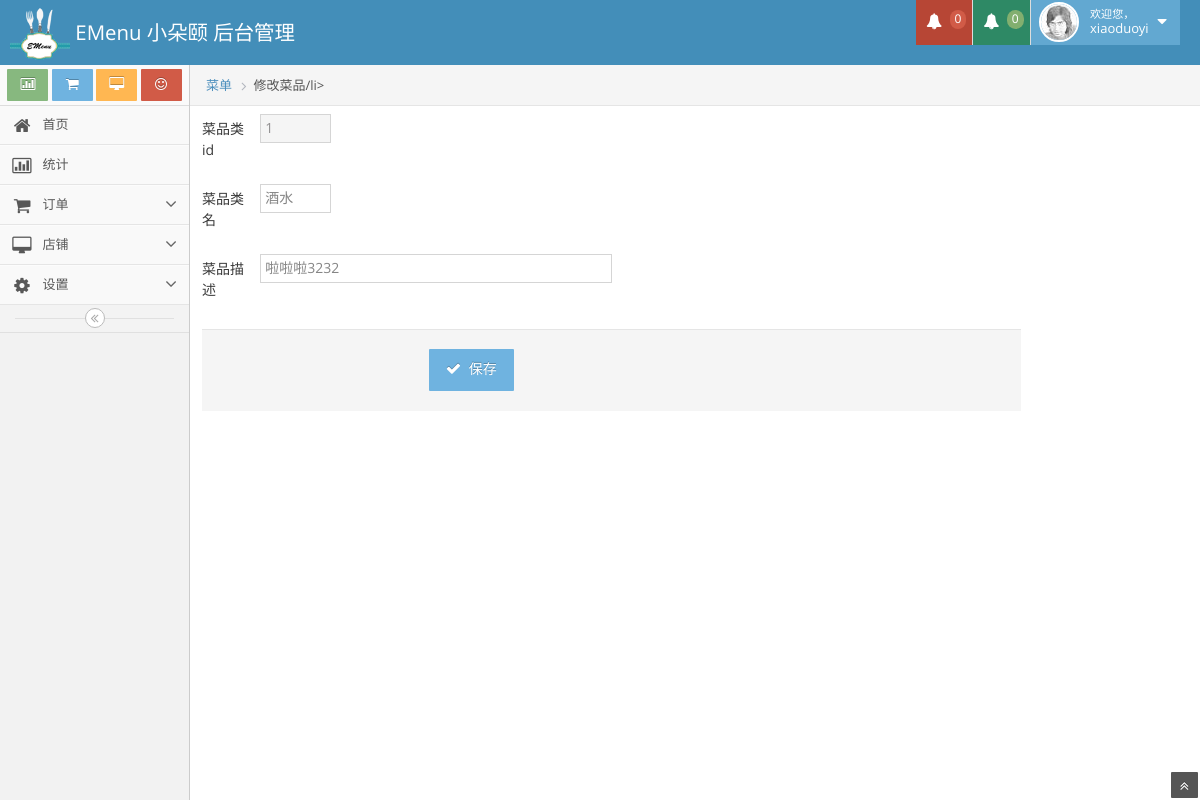
Screenshot of /index.php/WebPage/categoryedit?categoryid=1 (signed in) with the database file from the repository.
### tables this page shows
CREATE TABLE IF NOT EXISTS `restaurant` (
  `restaurant_id` int(11) NOT NULL AUTO_INCREMENT COMMENT '餐厅id',
  `name` varchar(50) NOT NULL COMMENT '餐厅名',
  `address` varchar(200) NOT NULL COMMENT '地址',
  `phone` varchar(15) NOT NULL COMMENT '电话',
  `description` text NOT NULL COMMENT '描述',
  `type` varchar(50) NOT NULL COMMENT '类型',
  `account_id` int(11) NOT NULL COMMENT '用户id',
  `menu_id` int(11) NOT NULL COMMENT '菜单id',
  `picture_id` int(11) NOT NULL COMMENT '图片id',
  PRIMARY KEY (`restaurant_id`),
  KEY `menu_id` (`menu_id`)
);

CREATE TABLE IF NOT EXISTS `account` (
  `account_id` int(11) NOT NULL AUTO_INCREMENT COMMENT '用户id',
  `username` varchar(20) NOT NULL COMMENT '用户名',
  `password` varchar(20) NOT NULL COMMENT '密码',
  `email` varchar(40) NOT NULL COMMENT '邮箱',
  `question` varchar(50) NOT NULL COMMENT '问题',
  `answer` varchar(50) NOT NULL COMMENT '答案',
  `status` varchar(20) NOT NULL COMMENT '状态',
  `restaurant_id` int(11) NOT NULL COMMENT '餐厅id',
  PRIMARY KEY (`account_id`)
);

CREATE TABLE IF NOT EXISTS `category` (
  `category_id` int(11) NOT NULL AUTO_INCREMENT COMMENT '菜品类id',
  `name` varchar(20) NOT NULL COMMENT '菜品类名',
  `description` text NOT NULL COMMENT '描述',
  `menu_id` int(11) NOT NULL COMMENT '菜单id',
  PRIMARY KEY (`category_id`),
  KEY `menu_id` (`menu_id`)
);

### application/controllers/WebPage.php (called while the page is built, shortened)
<?php
class WebPage extends base{
	public function __construct()
	{
		$this->load->model('Management_Model');
	}
	function categoryedit()
	{
		$this->load->view('categoryedit');
	}
}

### index.php (called while the page is built, shortened)
<?php
require_once BASEPATH.'core/CodeIgniter.php';

### application/models/management_model.php (called while the page is built, shortened)
<?php
class Management_Model extends CI_Model
{
	function select_row($id,$table)
	{
		if($table == "qrcode")
		{
			$idname = "qrcode_data";
		}
		else
		{
			$idname = $table."_id";
		}
		$this->db->where($idname,$id);
		$this->db->select('*');
		$arr = $this->db->get($table);
		return $arr;
	}
}

### application/views/categoryedit.php (the view, shortened to what this page needs)
<!DOCTYPE html>
<html xmlns="http://www.w3.org/1999/xhtml">
    <?php include ('head.php'); ?>
    <body>
        <?php
            include ('navbar.php');
        ?>
        <div class="main-container" id="main-container">
            <div class="main-container-inner">
                <?php
                    include ('sidebar.php');
                ?>
                <div class="main-content">
                    <div class="breadcrumbs" id="breadcrumbs">
                        <ul class="breadcrumb">
                            <li><a href="/orderonline/public/shoptype/index.html">菜单</a></li>
                            <li class="active">修改菜品/li>
                        </ul>
                    </div>
                    <div class="page-content">
                        <div class="row">
                            <div class="col-sm-10">
                                <form enctype="multipart/form-data" class="form-horizontal" id="shoptype-form" action="/orderonline/index.php/RestaurantManage/EditMenuType?accountid=<?php echo $accountid;?>" method="post">
                                    <?php
                                        $categoryid = $_GET['categoryid'];
                                        $categoryarr = $this->Management_Model->select_row($categoryid,'category');
                                        $categoryname = $categoryarr->result()[0]->name;
                                        $description = $categoryarr->result()[0]->description;
                                    ?>
                                    <div class="form-group">
                                        <label class="col-sm-1"><label for="ShopType_tag">菜品类id</label></label>
                                        <input class="col-sm-1" size="10" value="<?php echo $categoryid;?>" readonly name="categoryid" id="categoryid" type="text" />
                                    </div>
                                    <div class="form-group">
                                        <label class="col-sm-1"><label for="ShopType_tag">菜品类名</label></label>
                                        <input class="col-sm-1" size="10" value="<?php echo $categoryname;?>" name="name" id="ShopType_tag" type="text" />
                                    </div>
                                    <div class="form-group">
                                        <label class="col-sm-1"><label for="ShopType_name">菜品描述</label></label>
                                        <input class="col-sm-5" size="50" value="<?php echo $description;?>" name="description" id="description" type="text" />
                                    </div>
                                    <div class="clearfix form-actions">
                                        <div class="col-md-offset-3 col-md-9">
                                            <button class="btn btn-info" type="submit">
                                                <i class="icon-ok bigger-110"></i>
						保存
                                            </button>
                                        </div>
                                    </div>
                                </form>
                            </div>
                        </div>
                    </div>
                </div>
            </div>
            <a href="#" id="btn-scroll-up" class="btn-scroll-up btn btn-sm btn-inverse">
                <i class="icon-double-angle-up icon-only bigger-110"></i>
            </a>
        </div>
    </body>
</html>

### application/views/navbar.php (shortened to what this page needs)
<div class="navbar navbar-default" id="navbar">
    <div class="navbar-container" id="navbar-container">
        <div class="navbar-header pull-left">
            <a href="/orderonline/index.php/WebPage/mainpage" class="navbar-brand" style="padding: 5px 0 0 0;">
                <small>
                    <img src="/orderonline/public/img/logo_38.png">
						EMenu
                    <?php
                        if (!isset($_SESSION['accountid'])) {
                        }
                        else
                        {
                            $accountid=$_SESSION['accountid'];
                            $accountarr = $this->Management_Model->select_row($accountid,'account');
                            $restaurantid = $accountarr->result()[0]->restaurant_id;
                            $accountname = $accountarr->result()[0]->username;
                            $restaurantarr = $this->Management_Model->select_row($restaurantid,'restaurant');
                            $restaurantname = $restaurantarr->result()[0]->name;
                        }
                            echo $restaurantname;
                    ?>
                        后台管理
                </small>
            </a>
        </div>
        <div class="navbar-header pull-right" role="navigation">
            <ul class="nav ace-nav">
                <li class="red">
                    <a data-toggle="dropdown" class="dropdown-toggle" href="#">
                        <i class="icon-bell-alt icon-animated-bell"></i>
                        <span class="badge badge-important oatnum redalert">0</span>
                    </a>
                </li>
                <li class="green">
                    <a data-toggle="dropdown" class="dropdown-toggle" href="#">
                        <i class="icon-bell-alt icon-animated-bell"></i>
                        <span class="badge badge-success">0</span>
                    </a>
                </li>
                <li class="light-blue">
                    <a data-toggle="dropdown" href="#" class="dropdown-toggle">
                        <img class="nav-user-photo" src="/orderonline/public/ace/avatars/user.jpg" alt="Jason's Photo" />
                        <span class="user-info">
                            <small>欢迎您，</small>
                            <?php
                                echo $accountname;
                            ?>							</span>
                        <i class="icon-caret-down"></i>
                    </a>
                </li>
            </ul>
        </div>
    </div>
</div>

### public/ace/css/style.css (style rules this page uses)
body { background-repeat:repeat; background-color:rgb(251,251,251); }
.btn { -webkit-border-radius:1px; -moz-border-radius:1px; border-radius:1px; font-family:"OpenSansRegular"; }

### rows the page displays
restaurant: name "小朵颐"
account: username "xiaoduoyi"
category: name "酒水", description "啦啦啦3232"
